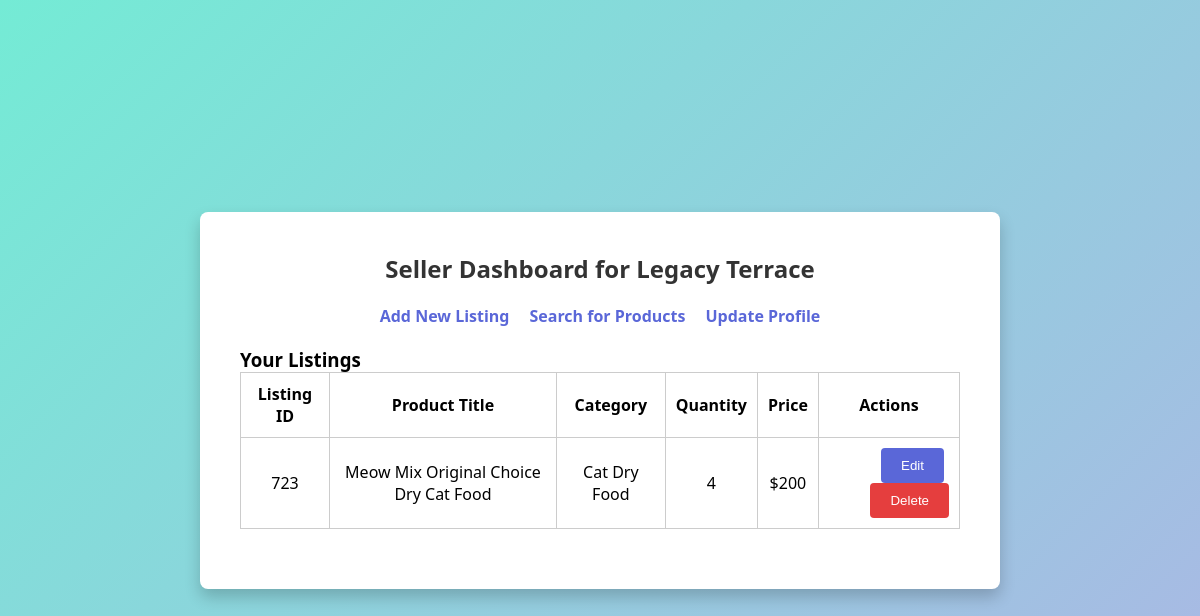
Page /seller/dashboard (signed in) on the earlier database version.
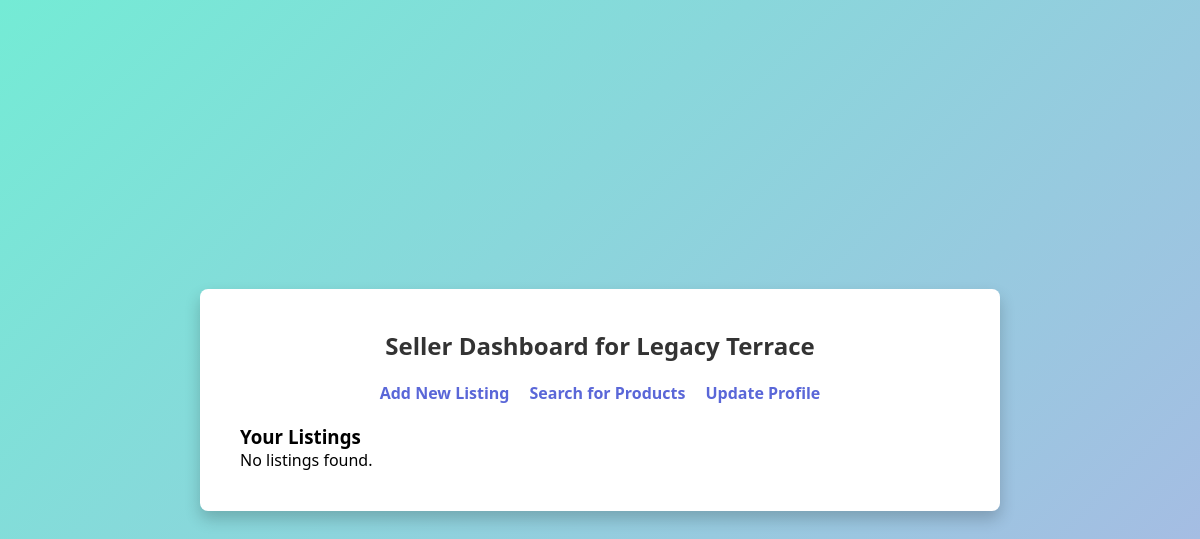
Same page on the later database version.
### tables this page shows
CREATE TABLE Listings
(
    seller_email        text,
    listing_id          integer,
    category            text,
    product_title       text,
    product_name        text,
    product_description text,
    quantity            integer,
    product_price       integer,
    status              integer,
    primary key (listing_id, seller_email),
    foreign key (seller_email) references Sellers(email),
    foreign key (category) references Categories(category_name)
);

### app.py (the view)
@app.route('/seller/dashboard')
def seller_dashboard():
   if "email" not in session:
       flash("Please log in.")
       return redirect(url_for("index"))
   email = session["email"]
   roles = get_user_role(email)
   if 'Seller' not in roles:
       flash("Access restricted: Seller role required.")
       return redirect(url_for("index"))
   conn = sqlite3.connect(DATABASE)
   cursor = conn.cursor()
   cursor.execute("""
       SELECT listing_id, product_title, category, quantity, product_price
       FROM Listings
       WHERE seller_email = ? AND status = 1
   """, (email,))
   listings = cursor.fetchall()
   conn.close()
   return render_template("seller_dashboard.html", listings=listings, roles=roles)

### app.py (called while the page is built)
def get_user_role(email: str) -> list:
    conn = sqlite3.connect(DATABASE)
    cursor = conn.cursor()
    roles = []
    cursor.execute("SELECT 1 FROM buyers WHERE email = ?", (email,))
    if cursor.fetchone():
        roles.append("Buyer")
    cursor.execute("SELECT 1 FROM sellers WHERE email = ?", (email,))
    if cursor.fetchone():
        roles.append("Seller")
    cursor.execute("SELECT 1 FROM helpdesk WHERE email = ?", (email,))
    if cursor.fetchone():
        roles.append("HelpDesk")
    conn.close()
    return roles

### templates/seller_dashboard.html (shortened to what this page needs)
<!DOCTYPE html>
<html>
<head>
</head>
<body>
 <div class="container">
   <h2>Seller Dashboard for {{ session.get('business_name') }}</h2>
   <div class="top-panel">
     <a href="{{ url_for('add_listing') }}">Add New Listing</a>
     <a href="{{ url_for('search') }}">Search for Products</a>
     <a href="{{ url_for('profile') }}">Update Profile</a>
   </div>
   <h3>Your Listings</h3>
   {% if listings %}
 <table>
   <tr>
     <th>Listing ID</th>
     <th>Product Title</th>
     <th>Category</th>
     <th>Quantity</th>
     <th>Price</th>
     <th>Actions</th>
   </tr>
   {% for listing in listings %}
   <tr>
     <td>{{ listing[0] }}</td>
     <td>{{ listing[1] }}</td>
     <td>{{ listing[2] }}</td>
     <td>{{ listing[3] }}</td>
     <td>${{ listing[4] }}</td>
     <td>
       <a href="{{ url_for('edit_listing', listing_id=listing[0]) }}">
         <button style="margin-right:5px;">Edit</button>
       </a>
       <form action="{{ url_for('delete_listing', listing_id=listing[0]) }}" method="post" style="display:inline;">
         <button type="submit" onclick="return confirm('Are you sure you want to delete this listing?');" style="background-color: #e53e3e;">Delete</button>
       </form>
     </td>
   </tr>
   {% endfor %}
 </table>
{% else %}
 <p>No listings found.</p>
{% endif %}
 </div>
</body>
</html>

### templates/seller_dashboard.html (style rules this page uses)
* { margin: 0; padding: 0; box-sizing: border-box; }
body { font-family: 'Segoe UI', Tahoma, Geneva, Verdana, sans-serif; background: linear-gradient(135deg, #74ebd5, #ACB6E5); min-height: 100vh; display: flex; align-items: center; justify-content: center; }
.container { background-color: #fff; border-radius: 8px; padding: 40px; width: 800px; box-shadow: 0 8px 16px rgba(0, 0, 0, 0.2); }
.top-panel { display: flex; justify-content: center; gap: 20px; margin-bottom: 20px; }
.top-panel a { color: #5A67D8; text-decoration: none; font-size: 1rem; font-weight: bold; }
h2 { text-align: center; margin-bottom: 20px; color: #333; }

Differences in the rows shown:
no longer on this page (row edited): Listings: listing "723", product_title "Meow Mix Original Choice Dry Cat Food", category "Cat Dry Food", quantity "4", product_price "200"
Other differences:
text no longer shown: "Listing ID Product Title Category Quantity Price Actions"
text now shown: "No listings found."
